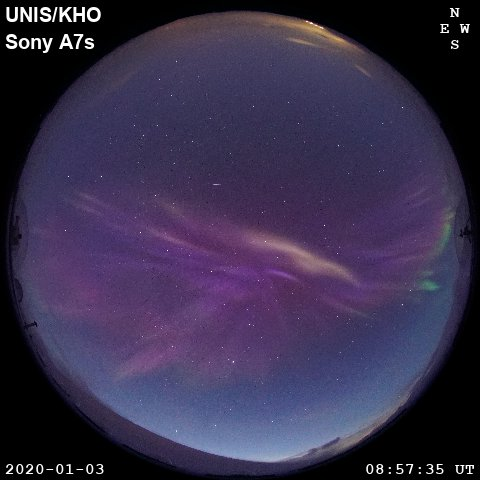
#> input picture LYR-Sony-20200103_085735.jpg, 480 x 480 px
$ python brightness_profile_fitting.py
#> lines starting #> are read from the running program, lines starting #| are printed output that depends on the picture
from pathlib import Path

import matplotlib.pyplot as plt
import numpy as np
from matplotlib.widgets import TextBox
from PIL import Image

SONY_IMAGE_PATH = Path(__file__).resolve().parent / "LYR-Sony-20200103_085735.jpg"
SONY_GRAYSCALE_PATH = SONY_IMAGE_PATH.with_name(
    f"{SONY_IMAGE_PATH.stem}_grayscale{SONY_IMAGE_PATH.suffix}"
)


def load_sony_image() -> np.ndarray:
    """Load the Sony JPEG as an RGB uint8 array with shape (height, width, 3)."""
    with Image.open(SONY_IMAGE_PATH) as img:
#> img is the input picture: PIL image 480x480 RGB; mean R, G, B 56.1, 47.6, 75.9
        return np.asarray(img.convert("RGB"))


def load_sony_grayscale() -> np.ndarray:
    """Load the Sony JPEG as a grayscale uint8 array with shape (height, width)."""
    with Image.open(SONY_IMAGE_PATH) as img:
        return np.asarray(img.convert("L"))
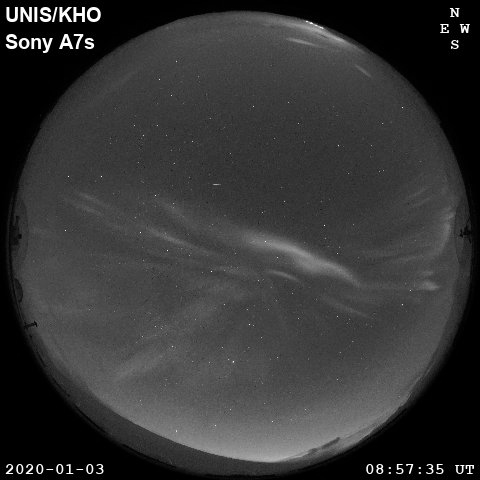
#> returned value: shape (480, 480); min 0, max 255, mean 53.4


# [47 lines left out: functions save_sony_grayscale, plot_vertical_slice_overlay, not called in this run]


def plot_vertical_slice_interactive(
    image: np.ndarray,
    x: int | None = None,
    y: tuple[int, int] | None = None,
    *,
    profile_width_fraction: float = 0.12,
) -> tuple[plt.Figure, tuple[TextBox, TextBox, TextBox]]:
    """Interactive overlay: text boxes accept column x and row range (y0, y1)."""
    height, width = image.shape[:2]
    if x is None:
        x = width // 2
    if y is None:
        y = (height // 4, 3 * height // 4)
    y0, y1 = y

    profile_width = profile_width_fraction * width

    fig, ax = plt.subplots(figsize=(8, 8))
    fig.subplots_adjust(bottom=0.18)

    ax.imshow(image, cmap="gray", origin="upper")
    ax.set_xlim(-0.5, width - 0.5)
    ax.set_ylim(height - 0.5, -0.5)

    vline = ax.axvline(x, color="cyan", linewidth=1, alpha=0.9)
    hline_top = ax.axhline(y0, color="magenta", linewidth=1, alpha=0.7, linestyle="--")
    hline_bot = ax.axhline(y1 - 1, color="magenta", linewidth=1, alpha=0.7, linestyle="--")
    (curve,) = ax.plot([], [], color="red", linewidth=1)
    (peak_marker,) = ax.plot(
        [], [], color="lime", marker="+", markersize=14, markeredgewidth=2, linestyle="none"
    )

    ax_x = fig.add_axes((0.15, 0.06, 0.12, 0.05))
    ax_y0 = fig.add_axes((0.45, 0.06, 0.12, 0.05))
    ax_y1 = fig.add_axes((0.75, 0.06, 0.12, 0.05))
    tb_x = TextBox(ax_x, "x ", initial=str(int(x)))
    tb_y0 = TextBox(ax_y0, "y0 ", initial=str(int(y0)))
    tb_y1 = TextBox(ax_y1, "y1 ", initial=str(int(y1)))

    state = {"x": int(x), "y0": int(y0), "y1": int(y1)}

    def update(xi: int, y0i: int, y1i: int) -> None:
        profile = image[y0i:y1i, xi].astype(np.float64)
        rows_slice = np.arange(y0i, y1i)
        p = (profile - profile.min()) / (profile.max() - profile.min() + 1e-9)
        x_curve = xi + profile_width * p

        peak_idx = int(np.argmax(profile))
        y_peak = y0i + peak_idx
        peak_value = profile[peak_idx]

        vline.set_xdata([xi, xi])
        hline_top.set_ydata([y0i, y0i])
        hline_bot.set_ydata([y1i - 1, y1i - 1])
        curve.set_data(x_curve, rows_slice)
        peak_marker.set_data([xi], [y_peak])
        ax.set_title(
            f"Vertical slice at column {xi}, rows {y0i}:{y1i}\n"
            f"Brightest pixel: (x={xi}, y={y_peak}), value={peak_value:.0f}"
        )
        fig.canvas.draw_idle()

    # [23 lines left out: function parse_and_apply, not called in this run]

    tb_x.on_submit(parse_and_apply)
    tb_y0.on_submit(parse_and_apply)
    tb_y1.on_submit(parse_and_apply)

    fig._textboxes = (tb_x, tb_y0, tb_y1)

    update(state["x"], state["y0"], state["y1"])
    return fig, (tb_x, tb_y0, tb_y1)


sony_image = load_sony_image()
sony_grayscale = load_sony_grayscale()

if __name__ == "__main__":
    # save_sony_grayscale()
    x = sony_grayscale.shape[1] // 2 + 100
#> x = 340
    y = (630, 1000)
    y = (0,sony_grayscale.shape[0])
#> y = (0, 480)
    profile = sony_grayscale[:, x]
#> profile = 480 values, max 162 at index 40, min 0 at index 0, mean 62.39
    print(f"Loaded {SONY_IMAGE_PATH.name}: shape={sony_image.shape}, dtype={sony_image.dtype}")
#| Loaded LYR-Sony-20200103_085735.jpg: shape=(480, 480, 3), dtype=uint8

    print(f"Vertical slice at x={x}: profile shape={profile.shape}")
#| Vertical slice at x=340: profile shape=(480,)

    plot_vertical_slice_interactive(sony_grayscale, x=x, y=y)
    plt.show()
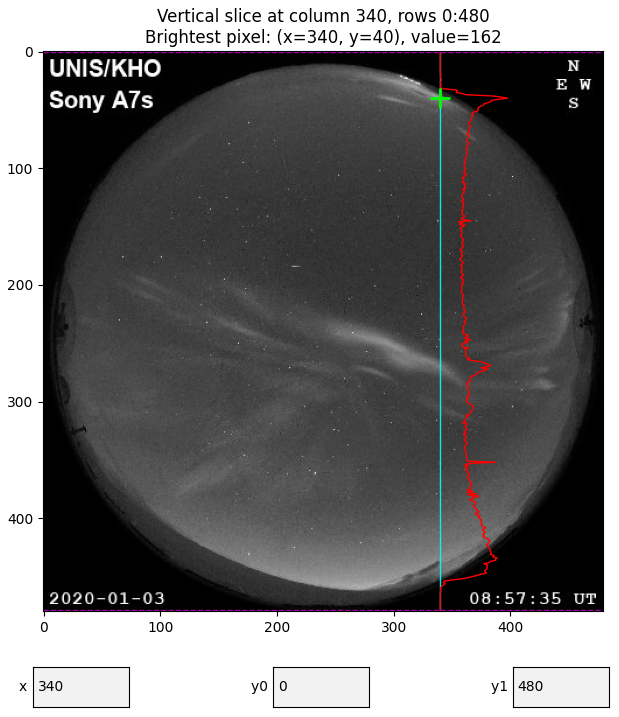
#> figure drawn by matplotlib, 4 panels

$ run again, with LYR-Sony-151221_090202.jpg copied over LYR-Sony-20200103_085735.jpg
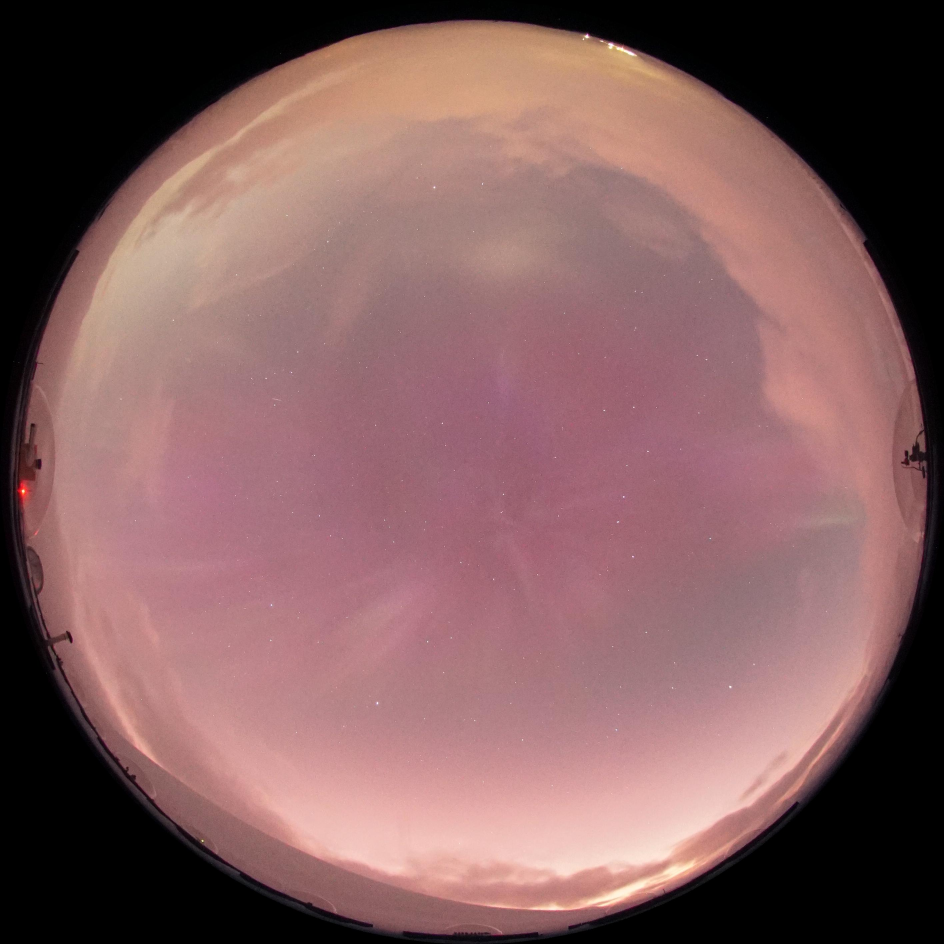
#> input picture LYR-Sony-151221_090202.jpg, 2832 x 2832 px (shown at 1/3 size)
#> in load_sony_image, img is the input picture: PIL image 2832x2832 RGB; mean R, G, B 130.2, 93.9, 94.3
#> in load_sony_grayscale, `return np.asarray(img.convert("L"))`:
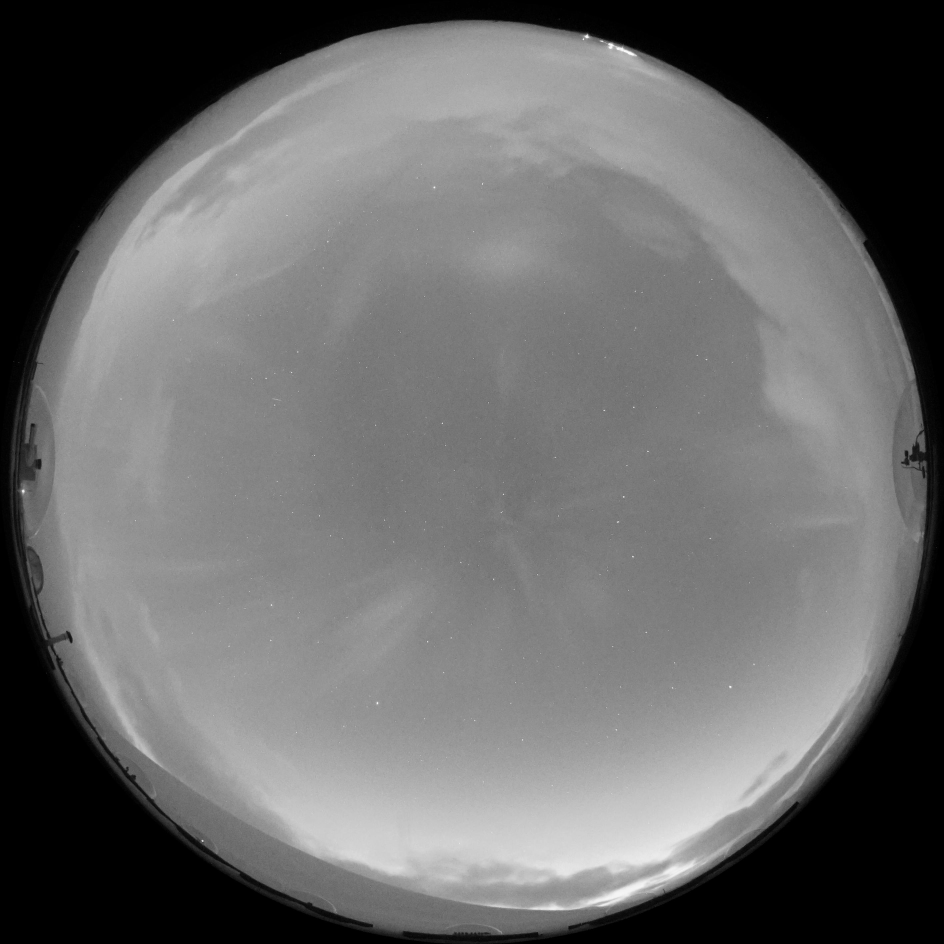
#> returned value: shape (2832, 2832) (shown at 1/3 size); min 0, max 254, mean 104.8
#> profile = 2832 values, max 214 at index 2722, min 0 at index 39, mean 139.4
#| Loaded LYR-Sony-20200103_085735.jpg: shape=(2832, 2832, 3), dtype=uint8
#| Vertical slice at x=1516: profile shape=(2832,)
#> `plt.show()`:
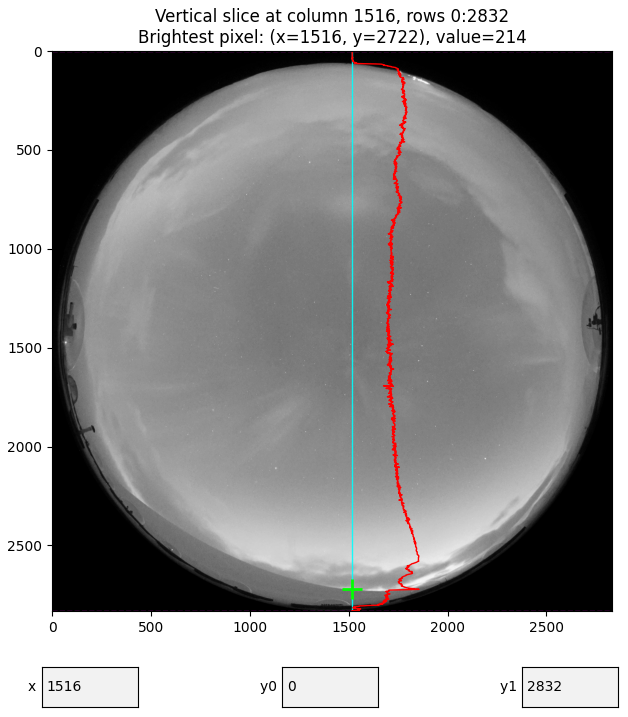
#> figure drawn by matplotlib, 4 panels
